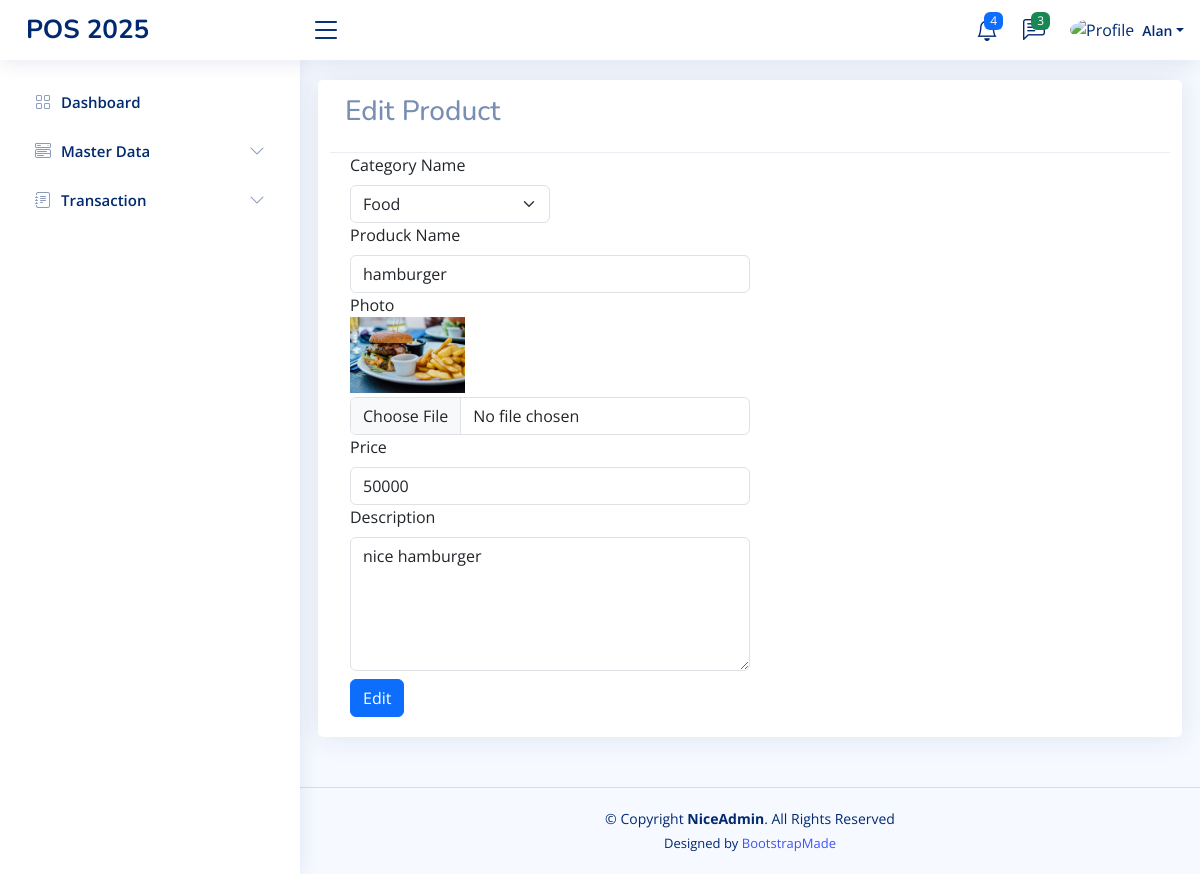
The app's page /home.php?page=add-product&edit=6 (signed in) with its own data.
### tables this page shows
CREATE TABLE `products` (
  `id` int(11) NOT NULL,
  `category_id` int(11) DEFAULT NULL,
  `product_name` varchar(35) DEFAULT NULL,
  `product_photo` varchar(255) DEFAULT NULL,
  `product_price` decimal(10,2) DEFAULT NULL,
  `product_description` text DEFAULT NULL,
  `is_active` tinyint(1) DEFAULT NULL,
  `created_at` timestamp NULL DEFAULT current_timestamp(),
  `updated_at` timestamp NULL DEFAULT current_timestamp()
);

CREATE TABLE `categories` (
  `id` int(11) NOT NULL,
  `category_name` varchar(35) NOT NULL,
  `created_at` timestamp NOT NULL DEFAULT current_timestamp(),
  `updated_at` timestamp NOT NULL DEFAULT current_timestamp()
);

### pages/add-product.php (the view, shortened to what this page needs)
<?php
$selectCategories = mysqli_query($koneksi, 'SELECT * FROM categories');
$categories = mysqli_fetch_all($selectCategories, MYSQLI_ASSOC);
$id = isset($_GET['edit']) ? $_GET['edit'] : '';
$s_product = mysqli_query($koneksi, "SELECT * FROM products WHERE id = '$id'");
$p = mysqli_fetch_assoc($s_product);
?>
<!DOCTYPE html>
<html lang="en">
<head>
</head>
<body>
    <div class="row">
        <div class="card">
            <div class="card-header">
                <h3 class="card-tittle"><?php echo isset($_GET['edit']) ? 'Edit Product' : 'Add Product'; ?></h3>
            </div>
            <div class="card-body">
                <form action="" method="post" enctype="multipart/form-data">
                    <div class="w-50">
                        <label class="form-label" for="">Category Name</label><br>
                        <select class="form-select w-50" name="category_id" required>
                            <?php
                        foreach($categories as $c){
                        ?>
                            <option <?php echo isset($p) && $p['category_id'] == $c['id'] ? 'selected' : ''; ?> value="<?php echo $c['id']; ?>"><?php echo $c['category_name']; ?></option>
                            <?php
                        }
                        ?>
                        </select>
                        <label class="form-label" for="">Produck Name</label>
                        <input class="form-control" type="text" name="product_name" value="<?php echo $p ? $p['product_name'] : ''; ?>"
                            required>
                        <label for="form-label">Photo</label><br>
                        <?php
                        if ($p) {
                            echo "<img src='" . $p ['product_photo'] . "' width='115'>";
                        }
                        ?>
                        <input class="form-control mt-1" type="file" name="product_photo">
                        <label for="" class="form-label">Price</label>
                        <input class="form-control" value="<?php echo $p ? intval($p['product_price']) : ''; ?>" type="number" name="product_price"
                            required>
                        <label for="" class="form-label">Description</label>
                        <textarea class="form-control" name="product_description" cols="30" rows="5" required><?php echo $p ? $p['product_description'] : ''; ?></textarea>
                        <button type="submit"
                            name="<?php echo isset($_GET['edit']) ? 'update' : 'save'; ?>"class="btn btn-primary mt-2"><?php echo isset($_GET['edit']) ? 'Edit' : 'Add'; ?></button>
                    </div>
                </form>
            </div>
        </div>
    </div>
</body>
</html>

### assets/css/style.css (style rules this page uses)
:root { scroll-behavior: smooth; }
body { font-family: "Open Sans", sans-serif; background: #f6f9ff; color: #444444; }
h1, h2, h3, h4, h5, h6 { font-family: "Nunito", sans-serif; }
.card { margin-bottom: 30px; border: none; border-radius: 5px; box-shadow: 0px 0 30px rgba(1, 41, 112, 0.1); }
.card-header, .card-footer { border-color: #ebeef4; background-color: #fff; color: #798eb3; padding: 15px; }
.card-body { padding: 0 20px 20px 20px; }

### records on screen
products: category_id "Food", product_name "hamburger", product_photo (picture), product_price "50000", product_description "nice hamburger"

### other values on screen
$_SESSION['NAME'] "Alan"
